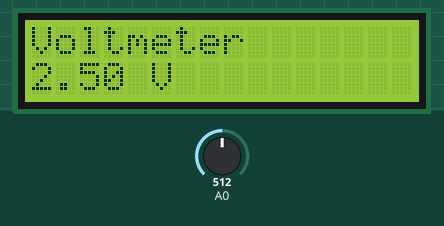
Bench run of a sketch on a simulated Arduino Uno, built with avr-gcc and run on an emulated ATmega328P. Shown: 16×2 character LCD. The inputs (shaded band) are chosen by the test bench; at power-on: A0 = 512.

Above: at 1.5 s.
1.6 s: A0 set to 716
At 2.2 s:
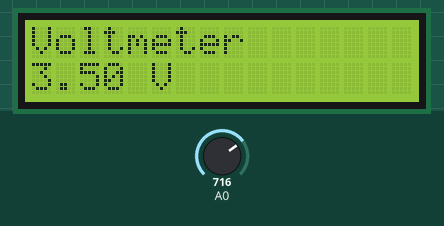
3.2 s: A0 set to 900
At 3.7 s:
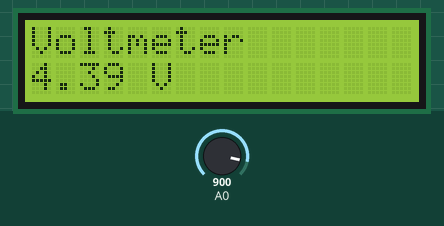
4.8 s: A0 set to 1023
At 6.4 s:
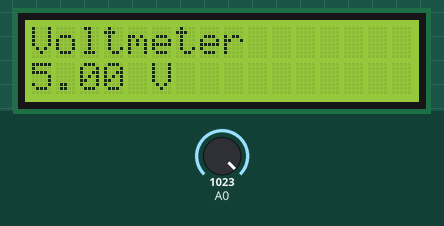
Timing chart, 0 to 7.9 s (numbered marks = the images above; inputs shaded):
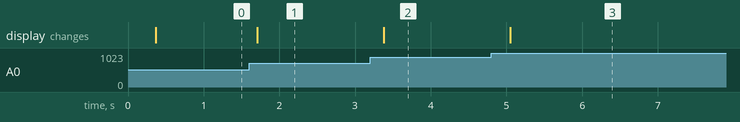

The sketch:

voltmeter_display_WORKING.ino
```cpp
// Logan's code from Lab 1 for voltmeter

// Including library for the LCD
#include <LiquidCrystal.h>


// Initializing the LCD connection pins
LiquidCrystal lcd(4, 6, 10, 11, 12, 13);


// Initializing variable for voltage reading
float input_voltage = 0.0;


// Desired measuring frequency, in Hz
int measuringFrequency = 3;


void setup(){
  // Initializing LCD display
  lcd.begin(16,2);
  lcd.clear();
  lcd.setCursor(0,0);
  lcd.print("Voltmeter");
  // Delay before reading voltage
  delay(300);
}

void loop(){
  // Reading value for voltage
  int analog_value = analogRead(A0);

  // Converting from Arduino to volts
  input_voltage = (analog_value*5.0)/1024.0;

  // If voltage is too low, then voltmeter reads as 0
  if (input_voltage < 0.1){
    input_voltage = 0.0;
  }

  // Printing voltage to display
  lcd.setCursor(0,1);
  lcd.print(input_voltage);
  lcd.print(" V");
  // Setting frequency of measurement
  delay(round(1000/measuringFrequency));
}
```

Measured:
- after the input at 1.6 s, the display: changes after 0.11 s (image 1)
- after the input at 3.2 s, the display: changes after 0.18 s (image 2)
- after the input at 4.8 s, the display: changes after 0.25 s (image 3)
